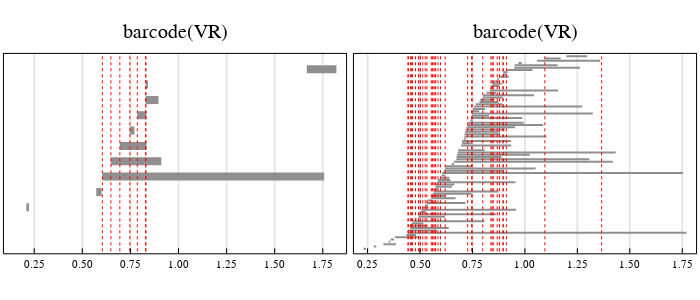

This figure's notebook cell:
### Markdown cell above
## 4(a) Examine the parameters `p_Y`

### Code cell
p1 = plot_pY(extension_P, lw = 8)
p2 = plot_pY(extension_Q)

plot(p1, p2, grid = (1, 2), size = (700, 300))
